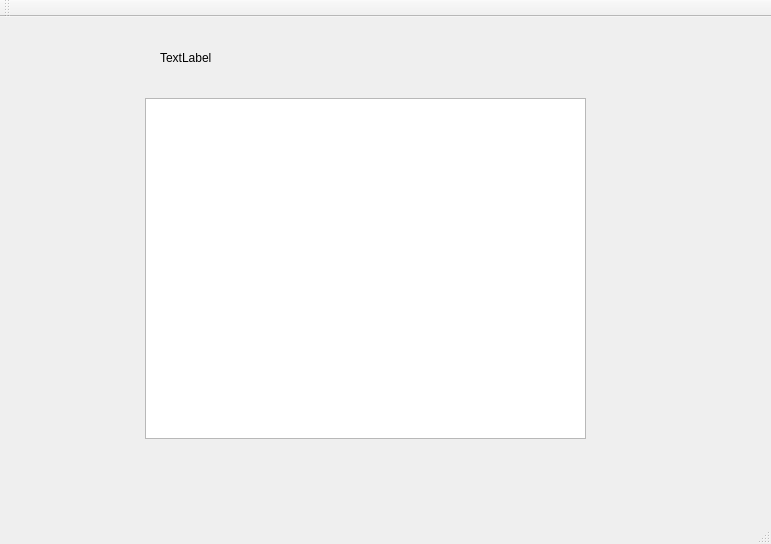
<?xml version="1.0" encoding="UTF-8"?>
<ui version="4.0">
 <class>MainWindow</class>
 <widget class="QMainWindow" name="MainWindow">
  <property name="geometry">
   <rect>
    <x>0</x>
    <y>0</y>
    <width>771</width>
    <height>544</height>
   </rect>
  </property>
  <property name="windowTitle">
   <string>MainWindow</string>
  </property>
  <widget class="QWidget" name="centralWidget">
   <widget class="QTreeView" name="treeView">
    <property name="geometry">
     <rect>
      <x>145</x>
      <y>81</y>
      <width>441</width>
      <height>341</height>
     </rect>
    </property>
   </widget>
   <widget class="QLabel" name="label">
    <property name="geometry">
     <rect>
      <x>160</x>
      <y>30</y>
      <width>391</width>
      <height>21</height>
     </rect>
    </property>
    <property name="text">
     <string>TextLabel</string>
    </property>
   </widget>
  </widget>
  <widget class="QMenuBar" name="menuBar">
   <property name="geometry">
    <rect>
     <x>0</x>
     <y>0</y>
     <width>771</width>
     <height>23</height>
    </rect>
   </property>
  </widget>
  <widget class="QToolBar" name="mainToolBar">
   <attribute name="toolBarArea">
    <enum>TopToolBarArea</enum>
   </attribute>
   <attribute name="toolBarBreak">
    <bool>false</bool>
   </attribute>
  </widget>
  <widget class="QStatusBar" name="statusBar"/>
 </widget>
 <layoutdefault spacing="6" margin="11"/>
 <resources/>
 <connections/>
</ui>
